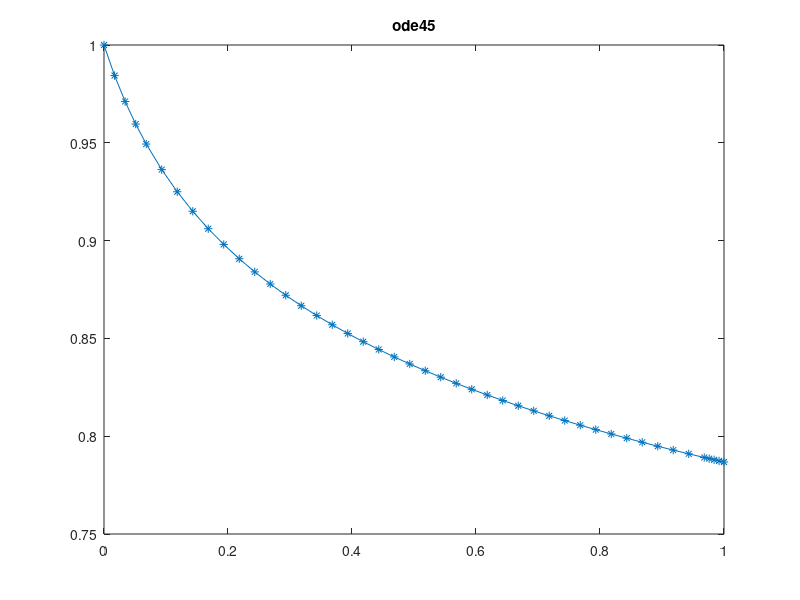

MATLAB code to generate this figure: (Note: this script raises an error after producing the figure.)
clear all; close all;
% Objectius:
% - Entendre els conceptes basics dels metodes per a la resolucio numerica
% d'EDOs.
% - Implementar un metode per resoldre EDOs (metode d'Euler)
% - Comprovar experimentalment la convergencia d'un metode
%
% Tasques a fer:
% 1) Executar i mirar aquest script per veure com es pot resoldre el 
%    problema de valor inicial (PVI) amb la funcio de Matlab ode45
% 2) Implementar el metode d'Euler per a la resolucio del mateix PVI
%    Cal crear la funcio Euler amb els arguments d'entrada i sortida
%    especificats a aquest script. 
% 3) Dibuixar una grafica de log10(abs(error)) en funcio de log10(h), on l'error
%    s'evalua com la diferencia entre la solucio analitica i la solucio
%    numerica per x=2. Comprovar si l'ordre de convergencia coincideix amb
%    el teoric.
% Es proposa ara resoldre el PVI y''= -y, y(0)=1, y'(0)=0 per x en (0,T)
% 4) Reduir la EDO de segon ordre a un sistema d'EDOs de 1er ordre
%    Resoldre numericament el PVI amb el metode d'Euler per T=2*pi. Comprovar
%    la converg?ncia.
% 5) Amb h=0.01 resoldre el problema per T=10*pi,50*pi. ?s el m?tode
%    (absolutament) estable? 


% Resolucio de la EDO dy/dx = -y/(10x+1) per x en (0,1) 
% amb condicio inicial y(0)=1
f=@(x,y) -y/(10*x+1); a=0; b=1;  y0=1;

%Solucio amb funcions intrinseques de Matlab
[x,Y]=ode45(f,[a,b],y0);
figure(1), plot(x,Y,'-*'), title('ode45')

%Solucio amb el metode d'Euler (endavant)
 h=0.1;
 npassos=ceil((b-a)/h); 
 [x,Y]=Euler(f,a,b,y0,npassos);
 figure(2), plot(x,Y,'-*'), title('Euler')
 
     %dibuixarem la edo amb x = 2;
 edo_exacta = @(x) 1./(10*x+1).^(1/10);
 xaxis = a:0.01:b;
 figure(3)
 plot(xaxis,edo_exacta(xaxis)), title('Solucio_edo_x=2');
 
 %3) veurem la diferencia de la edo amb la solucio x = 2;
 err = zeros(npassos + 1,1);
 for i = 1 : npassos + 1
     err(i) = abs(Y(i) - edo_exacta(x(i)));
 end
 
 figure(4)
 plot(x, log10(err)), title('Grafica de l,error')
 
 
 